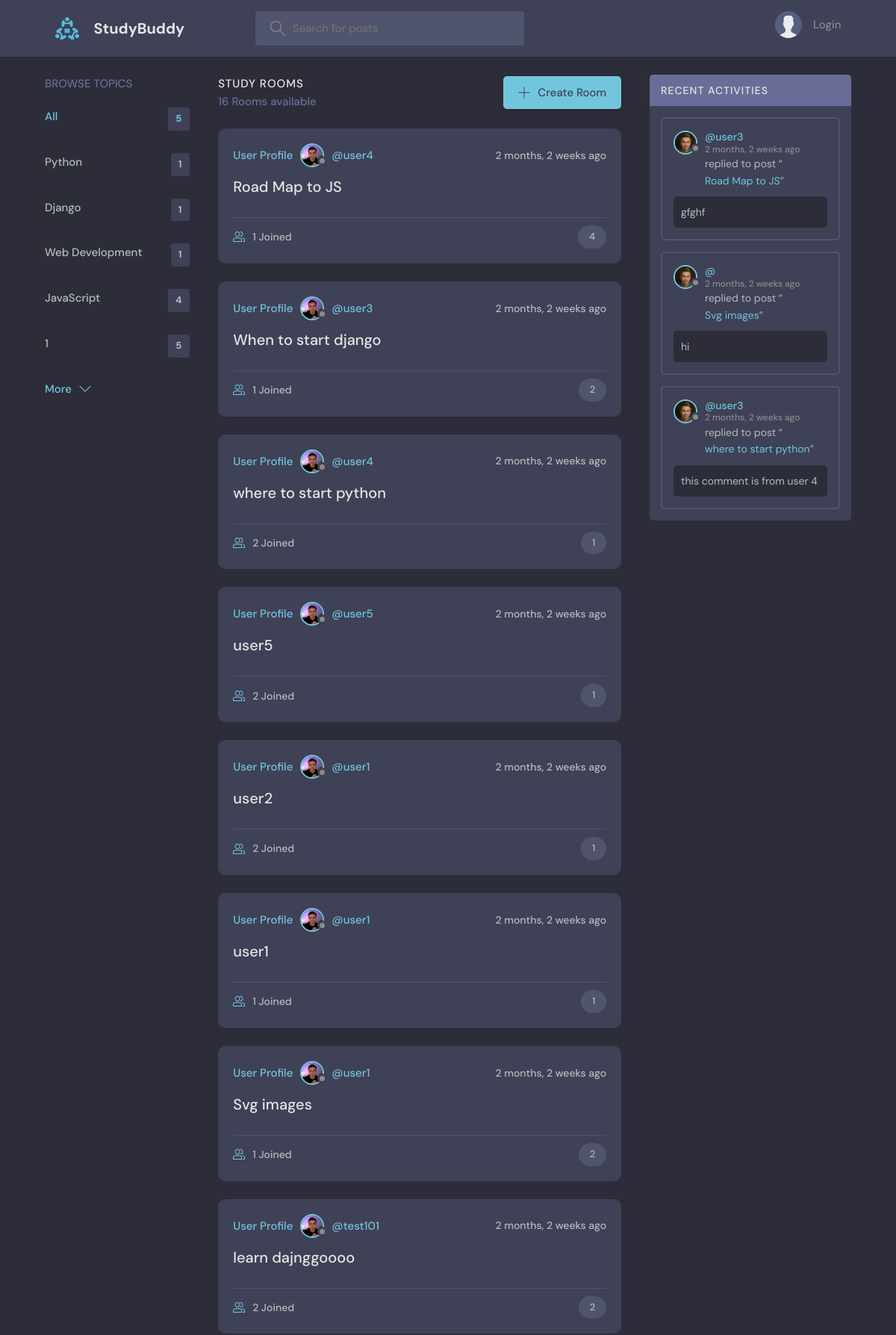
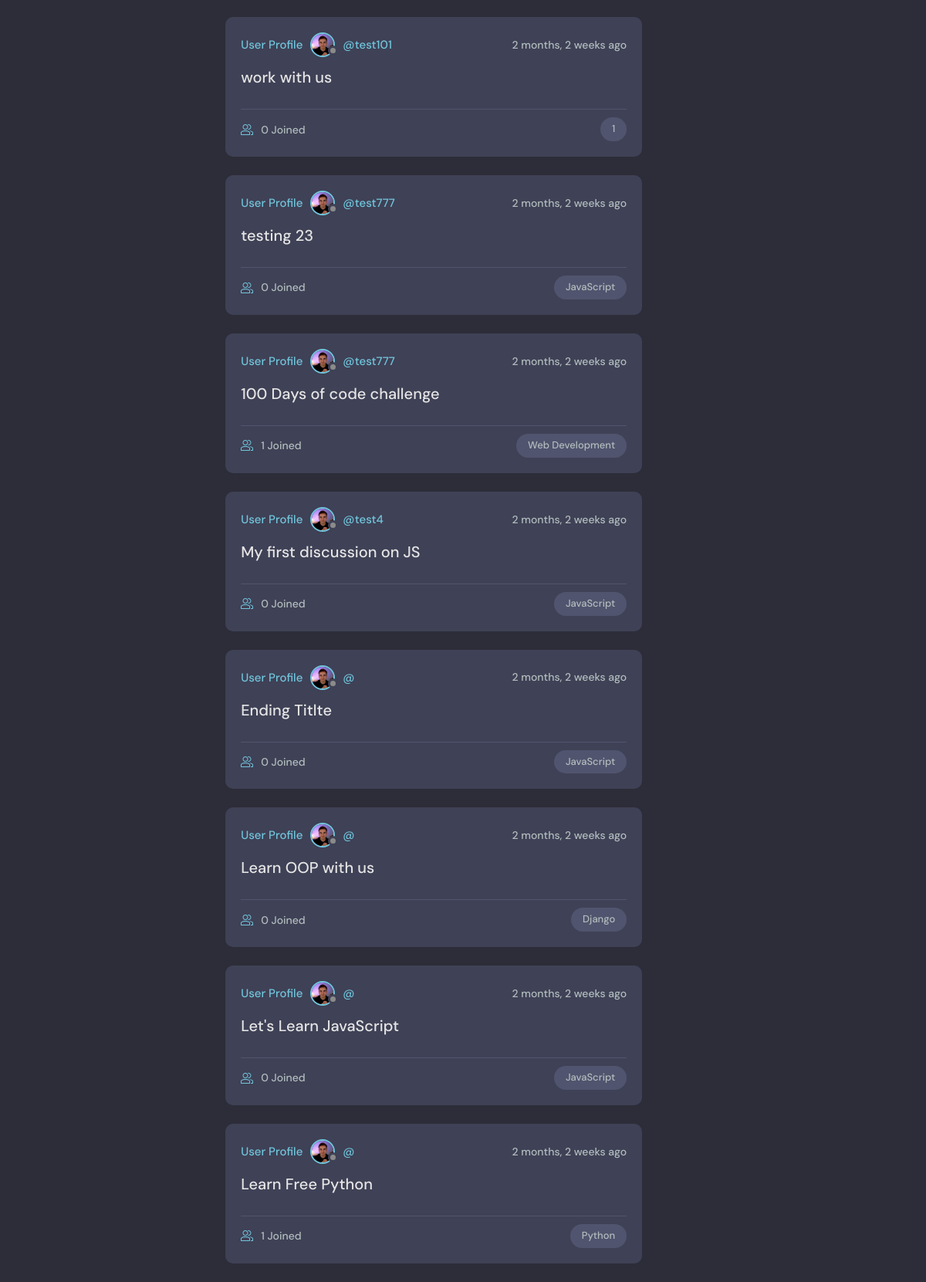
The page / on the database its author committed (2 pictures, top to bottom).
### base/models.py (models this page shows, shortened)
class Topic(models.Model):
    name = models.CharField(max_length=200)

class Room(models.Model):
    host = models.ForeignKey(User, on_delete=models.SET_NULL, null=True)
    topic = models.ForeignKey(Topic, on_delete=models.SET_NULL, null=True)
    name = models.CharField(max_length=200)
    description = models.TextField(null=True, blank=True)
    participants = models.ManyToManyField(
        User, related_name='participants', blank=True)
    updated = models.DateTimeField(auto_now=True)
    created = models.DateTimeField(auto_now_add=True)
    class Meta:
        ordering = ['-updated', '-created']
    def __str__(self):
        return self.name

class User(AbstractUser):
    name = models.CharField(max_length=200, null=True)
    email = models.EmailField(unique=True, null=True)
    bio = models.TextField(null=True)
    avatar = models.ImageField(null=True, default="avatar.svg")
    USERNAME_FIELD = 'email'
    REQUIRED_FIELDS = []
    objects = CustomUserManager()

class Message(models.Model):
    user = models.ForeignKey(User, on_delete=models.CASCADE)
    room = models.ForeignKey(Room, on_delete=models.CASCADE)
    body = models.TextField()
    updated = models.DateTimeField(auto_now=True)
    created = models.DateTimeField(auto_now_add=True)
    class Meta:
        ordering = ['-updated', '-created']

### base/views.py (the view)
# urls.py: path('', views.home, name="home"),
def home(request):
    q = request.GET.get('q') if request.GET.get('q') != None else ''
    rooms = Room.objects.filter(
        Q(topic__name__icontains=q) |
        Q(name__icontains=q) |
        Q(description__icontains=q)
    )
    topics = Topic.objects.all()[0:5]
    room_count = rooms.count()
    room_messages = Message.objects.filter(
        Q(room__topic__name__icontains=q))[0:3]
    context = {'rooms': rooms, 'topics': topics,
            'room_count': room_count, 'room_messages': room_messages}
    return render(request, 'home.html', context)

### templates/home.html (shortened to what this page needs)
{% extends 'main.html' %} {% block content %}
<main class="layout layout--3">
  <div class="container">
    {% include 'topics_component.html' %}
    <div class="roomList">
      <div class="roomList__header">
        <div>
          <h2>Study Rooms</h2>
          <p>{{room_count}} Rooms available</p>
        </div>
        <a class="btn btn--main" href="{% url 'create-room' %}">
          <svg
            version="1.1"
            xmlns="http://www.w3.org/2000/svg"
            width="32"
            height="32"
            viewBox="0 0 32 32"
          >
            <title>add</title>
            <path
              d="M16.943 0.943h-1.885v14.115h-14.115v1.885h14.115v14.115h1.885v-14.115h14.115v-1.885h-14.115v-14.115z"
            ></path>
          </svg>
          Create Room
        </a>
      </div>
      {% include 'feed_component.html' %}
    </div>
    {% include 'activity_component.html' %}
  </div>
</main>
{% endblock %}

### templates/topics_component.html
<div class="topics">
  <div class="topics__header">
    <h2>Browse Topics</h2>
  </div>
  <ul class="topics__list">
    <li>
      <a href="{% url 'home' %}" class="active"
        >All <span>{{topics.count}}</span></a
      >
    </li>
    {% for topic in topics %}
    <li>
      <a href="{% url 'home' %}?q={{topic.name}}"
        >{{topic.name}}<span>{{topic.room_set.all.count}}</span></a
      >
    </li>
    {% endfor %}
  </ul>
  <a class="btn btn--link" href="{% url 'topics' %}">
    More
    <svg
      version="1.1"
      xmlns="http://www.w3.org/2000/svg"
      width="32"
      height="32"
      viewBox="0 0 32 32"
    >
      <title>chevron-down</title>
      <path d="M16 21l-13-13h-3l16 16 16-16h-3l-13 13z"></path>
    </svg>
  </a>
</div>

### templates/feed_component.html (shortened to what this page needs)
{% for room in rooms %}
<div class="roomListRoom">
  <div class="roomListRoom__header">
    <a href="{% url 'user-profile' pk=user.id %}" class="roomListRoom__author"
      >User Profile
      <div class="avatar avatar--small">
        <img src="/static/images/dennis.jpg" />
      </div>
      <span>@{{room.host.username}}</span>
    </a>
    <div class="roomListRoom__actions">
      <span>{{room.created|timesince}} ago</span>
    </div>
  </div>
  <div class="roomListRoom__content">
    <a href="{% url 'room' room.id %}">{{room.name}}</a>
  </div>
  <div class="roomListRoom__meta">
    <a href="{% url 'room' room.id %}" class="roomListRoom__joined">
      {{room.participants.all.count}} Joined
    </a>
    <p class="roomListRoom__topic">{{room.topic.name}}</p>
  </div>
</div>
{% endfor %}

### templates/activity_component.html (shortened to what this page needs)
<div class="activities">
  <div class="activities__header">
    <h2>Recent Activities</h2>
  </div>
  {% for message in room_messages %}
  <div class="activities__box">
    <div class="activities__boxHeader roomListRoom__header">
      <a
        href="{% url 'user-profile' message.user.id %}"
        class="roomListRoom__author"
      >
        <div class="avatar avatar--small">
          <img src="/static/images/Dennis_Ivanov.jpg" />
        </div>
        <p>
          @{{message.user.username}}
          <span>{{message.created|timesince}} ago</span>
        </p>
      </a>
    </div>
    <div class="activities__boxContent">
      <p>
        replied to post “<a href="{% url 'room' message.room.id %}"
          >{{message.room}}</a
        >”
      </p>
      <div class="activities__boxRoomContent">{{message.body}}</div>
    </div>
  </div>
  {% endfor %}
</div>

### rows shown on the page
Topic: name "Python", room_set.all.count "1"
Topic: name "Django", room_set.all.count "1"
Topic: name "Web Development", room_set.all.count "1"
Topic: name "JavaScript", room_set.all.count "4"
Topic: name "1", room_set.all.count "5"
Room: host.username "user4", created "2 months, 2 weeks", name "Road Map to JS", participants.all.count "1", topic.name "4"
Room: host.username "user3", created "2 months, 2 weeks", name "When to start django", participants.all.count "1", topic.name "2"
Room: host.username "user4", created "2 months, 2 weeks", name "where to start python", participants.all.count "2", topic.name "1"
Room: host.username "user5", created "2 months, 2 weeks", name "user5", participants.all.count "2", topic.name "1"
Room: host.username "user1", created "2 months, 2 weeks", name "user2", participants.all.count "2", topic.name "1"
Room: host.username "user1", created "2 months, 2 weeks", name "user1", participants.all.count "1", topic.name "1"
Room: host.username "user1", created "2 months, 2 weeks", name "Svg images", participants.all.count "1", topic.name "2"
Room: host.username "test101", created "2 months, 2 weeks", name "learn dajnggoooo", participants.all.count "2", topic.name "2"
Room: host.username "test101", created "2 months, 2 weeks", name "work with us", participants.all.count "0", topic.name "1"
Room: host.username "test777", created "2 months, 2 weeks", name "testing 23", participants.all.count "0", topic.name "JavaScript"
Room: host.username "test777", created "2 months, 2 weeks", name "100 Days of code challenge", participants.all.count "1", topic.name "Web Development"
Room: host.username "test4", created "2 months, 2 weeks", name "My first discussion on JS", participants.all.count "0", topic.name "JavaScript"
Room: created "2 months, 2 weeks", name "Ending Titlte", participants.all.count "0", topic.name "JavaScript"
Room: created "2 months, 2 weeks", name "Learn OOP with us", participants.all.count "0", topic.name "Django"
Room: created "2 months, 2 weeks", name "Let's Learn JavaScript", participants.all.count "0", topic.name "JavaScript"
Room: created "2 months, 2 weeks", name "Learn Free Python", participants.all.count "1", topic.name "Python"
Message: user.username "user3", created "2 months, 2 weeks", room "Road Map to JS", body "gfghf"
Message: created "2 months, 2 weeks", room "Svg images", body "hi"
Message: user.username "user3", created "2 months, 2 weeks", room "where to start python", body "this comment is from user 4"

### other values the page prints
{{ topics.count }} "5"
{{ room_count }} "16"
